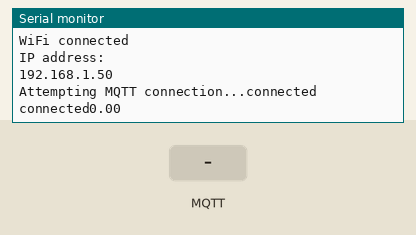
Recording of a sketch running on a simulated ESP32. On the bench: the last lines printed to the serial monitor. The inputs (shaded band) are chosen by the test bench. WiFi joins after 1.5 s; servers stay silent unless stated; random numbers use the default seed unless the sketch sets one; no MQTT or app messages arrive unless stated.

Above: at 2.7 s.
2.8 s: MQTT message "al123456" arrives on the first subscribed topic
At 3.7 s:
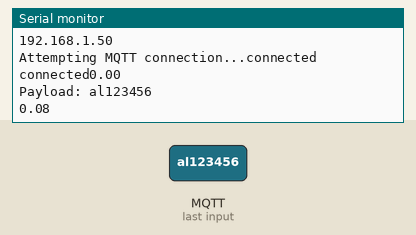
4.3 s: MQTT message "V2061" arrives on the first subscribed topic
At 4.8 s:
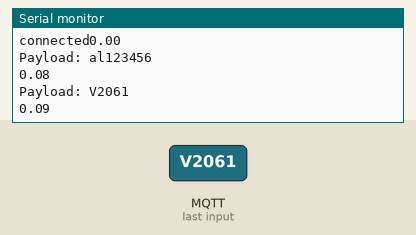
5.8 s: MQTT message "Dulsara123" arrives on the first subscribed topic
At 7.0 s:
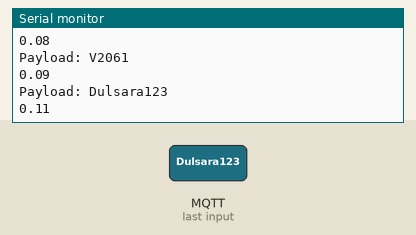
7.3 s: MQTT message "1" arrives on the first subscribed topic
At 8.3 s:
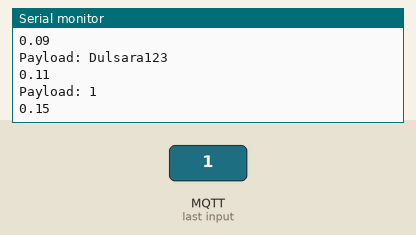
8.8 s: MQTT message "on" arrives on the first subscribed topic
At 9.5 s:
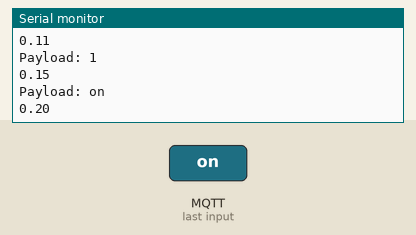
10.3 s: MQTT message "off" arrives on the first subscribed topic
At 11.8 s:
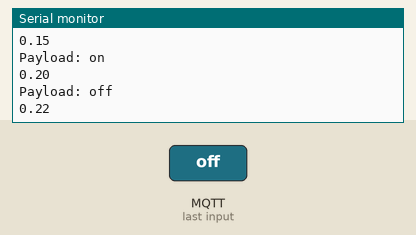
Timing chart, 0 to 12.8 s (numbered marks = the images above; inputs shaded):
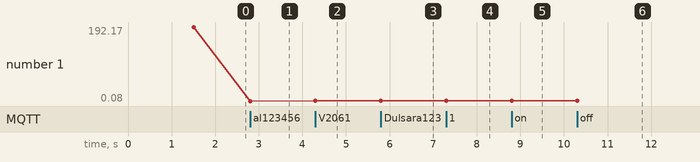

Measured:
- after the input at 2.8 s, the serial monitor: prints a new line at once (image 1)
- after the input at 4.3 s, the serial monitor: prints a new line at once (image 2)
- after the input at 5.8 s, the serial monitor: prints a new line at once (image 3)
- after the input at 7.3 s, the serial monitor: prints a new line at once (image 4)
- after the input at 8.8 s, the serial monitor: prints a new line at once (image 5)
- after the input at 10.3 s, the serial monitor: prints a new line at once (image 6)
- plotted number 1: 192.17 → 0.08 after the input at 2.8 s, 0.08 → 0.09 after the input at 4.3 s, 0.09 → 0.11 after the input at 5.8 s, 0.11 → 0.15 after the input at 7.3 s, 0.15 → 0.2 after the input at 8.8 s

The sketch:

test.ino
```cpp
#include <WiFi.h>
#include <PubSubClient.h>

//const char *ssid     = "Dialog 4G 075";
//const char *password = "al123456";
//const char* mqtt_server = "test.mosquitto.org";


//const char *ssid     = "V2061";        //my hotspot
//const char *password = "Dulsara123";

//const char *ssid     = "Aruna-Lakpriya";      //4G core
//const char *password = "al123456";

//const char *ssid     = "Dialog 4G 075";       //Aruna 4G
//const char *password = "al123456";

//const char *ssid     = "Dialog 4G TNR";         //Tharuka 4G
//const char *password = "Legendseeker#23";

//const char *ssid     = "5G PSI router";         //Dialog 5G
//const char *password = "Dialog@psi25689";

const char *ssid     = "HUAWEI_H112_239E";         //Uni 5G
const char *password = "houseoffire";

//const char* mqtt_server = "192.168.1.10";
//const char* mqtt_server = "192.168.8.183";
const char* mqtt_server = "test.mosquitto.org";


const char* send_topic = "VRcycling/UserA/Speed";   //esp32 speed send topic
const char* recieved_topic = "VRcycling/test2";    //Oculus end speed publish topic
//const char* send_topic = "VRcycling/UserA/Distance";   //esp32 distance send topic
//const char* recieved_topic = "VRcycling/test2";    //Oculus end distance publish topic
char sendMessage[10];
int num = 0;
bool recieved = true;

float mydata[1441] = {0.0, 0.08, 0.09, 0.11, 0.15, 0.2, 0.22, 0.23, 0.24, 0.26, 0.27, 0.28, 0.3, 0.32, 0.34, 0.36, 0.4, 0.52, 0.55, 0.94, 1.46, 1.82, 1.91, 1.93, 2.01,
2.36, 2.54, 2.82, 2.94, 3.06, 3.14, 3.17, 3.47, 3.43, 3.61, 3.91, 4.03, 4.11, 4.23, 4.22, 4.12, 4.13, 4.32, 4.29, 4.22, 4.35, 4.48, 4.42, 4.35, 4.38, 4.45, 4.36,
4.5, 4.67, 4.6, 4.59, 4.66, 4.59, 4.54, 4.81, 4.85, 4.77, 4.76, 4.84, 4.76, 4.7, 4.8, 4.77, 4.72, 4.75, 4.86, 4.79, 4.76, 4.95, 4.91, 4.85, 4.88, 4.9, 4.83, 4.91,
5.02, 4.95, 4.87, 4.98, 4.94, 5.09, 5.19, 5.14, 5.15, 5.18, 5.12, 5.13, 5.26, 5.28, 5.31, 5.26, 5.29, 5.24, 5.28, 5.22, 5.21, 5.32, 5.28, 5.26, 5.31, 5.25, 5.22,
5.28, 5.23, 5.18, 5.25, 5.21, 5.15, 5.23, 5.18, 5.12, 5.19, 5.15, 5.1, 5.15, 5.12, 5.08, 5.11, 5.1, 5.11, 5.18, 5.16, 5.15, 5.19, 5.15, 5.12, 5.21, 5.23, 5.18,
5.26, 5.28, 5.24, 5.31, 5.27, 5.22, 5.29, 5.25, 5.2, 5.28, 5.32, 5.29, 5.36, 5.37, 5.34, 5.38, 5.34, 5.3, 5.35, 5.3, 5.25, 5.31, 5.25, 5.2, 5.27, 5.21, 5.16, 5.4,
5.36, 5.41, 5.4, 5.43, 5.47, 5.5, 5.51, 5.5, 5.52, 5.53, 5.54, 5.53, 5.55, 5.54, 5.55, 5.54, 5.53, 5.52, 5.54, 5.53, 5.54, 5.55, 5.54, 5.53, 5.54, 5.53, 5.52, 5.53,
5.52, 5.51, 5.52, 5.51, 5.5, 5.52, 5.54, 5.55, 5.56, 5.55, 5.56, 5.55, 5.56, 5.55, 5.53, 5.38, 5.24, 5.01, 4.48, 4.31, 3.75, 3.39, 2.57, 2.25, 2.02, 1.44, 1.02, 0.78,
0.65, 0.64, 1.06, 1.28, 2.39, 4.75, 5.5, 5.53, 5.54, 5.55, 5.54, 5.55, 5.54, 5.53, 5.54, 5.53, 5.51, 5.53, 5.52, 5.55, 5.54, 5.55, 5.54, 5.53, 5.54, 5.53, 5.52, 5.53,
5.52, 5.51, 5.53, 5.51, 5.52, 5.53, 5.52, 5.54, 5.53, 5.54, 5.53, 5.54, 5.53, 5.55, 5.54, 5.55, 5.54, 5.55, 5.56, 5.55, 5.56, 5.52, 5.45, 5.33, 5.01, 4.79, 4.42, 3.84,
3.45, 3.06, 2.48, 2.16, 1.63, 1.18, 2.56, 3.33, 3.74, 4.06, 4.96, 5.28, 5.33, 5.52, 5.56, 5.55, 5.56, 5.55, 5.56, 5.55, 5.56, 5.55, 5.56, 5.55, 5.56, 5.55, 5.56, 5.55,
5.56, 5.55, 5.56, 5.55, 5.56, 5.55, 5.56, 5.55, 5.56, 5.55, 5.56, 5.55, 5.56, 5.55, 5.56, 5.55, 5.56, 5.55, 5.56, 5.55, 5.56, 5.55, 5.56, 5.55, 5.56, 5.57, 5.56, 5.55,
5.56, 5.55, 5.56, 5.55, 5.58, 5.57, 5.58, 5.57, 5.56, 5.55, 5.56, 5.55, 5.52, 5.41, 5.26, 5.06, 4.61, 4.34, 3.87, 3.47, 2.71, 2.42, 2.4, 2.3, 3.05, 4.52, 5.0, 5.16, 5.45,
5.54, 5.53, 5.54, 5.53, 5.54, 5.52, 5.47, 5.32, 4.98, 4.76, 4.32, 3.99, 3.14, 2.87, 2.42, 1.86, 1.57, 1.26, 0.67, 0.35, 0.16, 0.0, 0.47, 1.76, 4.17, 5.2, 5.27, 5.44, 5.51,
5.55, 5.54, 5.55, 5.54, 5.55, 5.54, 5.55, 5.56, 5.55, 5.56, 5.55, 5.56, 5.55, 5.56, 5.55, 5.56, 5.55, 5.56, 5.55, 5.56, 5.55, 5.56, 5.55, 5.56, 5.55, 5.56, 5.55, 5.56,
5.57, 5.56, 5.57, 5.56, 5.63, 5.62, 5.63, 5.6, 5.59, 5.57, 5.58, 5.57, 5.56, 5.55, 5.56, 5.55, 5.56, 5.55, 5.56, 5.55, 5.56, 5.55, 5.56, 5.55, 5.56, 5.55, 5.56, 5.55,
5.54, 5.53, 5.54, 5.53, 5.52, 5.51, 5.49, 5.51, 5.49, 5.48, 5.49, 5.47, 5.46, 5.44, 5.47, 5.46, 5.54, 5.55, 5.54, 5.56, 5.55, 5.56, 5.55, 5.56, 5.55, 5.56, 5.55, 5.56,
5.55, 5.54, 5.55, 5.54, 5.53, 5.54, 5.53, 5.51, 5.53, 5.51, 5.49, 5.5, 5.48, 5.46, 5.48, 5.46, 5.45, 5.49, 5.5, 5.54, 5.55, 5.54, 5.55, 5.54, 5.55, 5.56, 5.55, 5.56,
5.55, 5.56, 5.55, 5.56, 5.55, 5.56, 5.55, 5.56, 5.55, 5.56, 5.55, 5.54, 5.55, 5.54, 5.53, 5.54, 5.53, 5.55, 5.56, 5.55, 5.56, 5.55, 5.56, 5.55, 5.56, 5.55, 5.56, 5.55,
5.56, 5.55, 5.56, 5.55, 5.56, 5.55, 5.56, 5.55, 5.54, 5.53, 5.52, 5.53, 5.52, 5.53, 5.54, 5.55, 5.54, 5.56, 5.55, 5.56, 5.55, 5.56, 5.55, 5.56, 5.55, 5.56, 5.55, 5.56,
5.55, 5.56, 5.55, 5.56, 5.55, 5.56, 5.55, 5.56, 5.55, 5.53, 5.48, 5.33, 5.0, 4.78, 4.31, 3.97, 3.12, 2.85, 2.41, 1.83, 1.49, 1.2, 0.65, 0.28, 0.08, 0.0, 0.1, 0.09, 0.14,
0.18, 0.14, 0.0, 0.13, 0.16, 0.12, 0.09, 0.07, 0.0, 0.29, 0.64, 1.51, 3.08, 4.63, 4.92, 4.94, 5.31, 5.41, 5.55, 5.56, 5.55, 5.56, 5.55, 5.56, 5.55, 5.56, 5.55, 5.56,
5.55, 5.54, 5.55, 5.54, 5.55, 5.54, 5.55, 5.56, 5.55, 5.56, 5.55, 5.54, 5.55, 5.54, 5.53, 5.52, 5.53, 5.51, 5.5, 5.52, 5.49, 5.47, 5.46, 5.44, 5.45, 5.43, 5.4, 5.43,
5.39, 5.35, 5.39, 5.35, 5.31, 5.36, 5.31, 5.26, 5.32, 5.26, 5.21, 5.27, 5.21, 5.15, 5.21, 5.16, 5.1, 5.16, 5.11, 5.05, 5.09, 5.05, 5.0, 5.02, 4.95, 4.93, 4.98, 4.89,
4.81, 4.9, 4.84, 4.78, 4.81, 4.82, 4.73, 4.66, 4.75, 4.68, 4.61, 4.65, 4.66, 4.56, 4.47, 4.58, 4.51, 4.44, 4.46, 4.49, 4.39, 4.29, 4.39, 4.38, 4.27, 4.17, 4.3, 4.25,
4.16, 4.15, 4.2, 4.13, 4.05, 4.1, 4.03, 3.95, 3.94, 4.0, 3.92, 3.84, 3.83, 3.89, 3.82, 3.73, 3.67, 3.77, 3.73, 3.64, 3.52, 3.66, 3.68, 3.56, 3.46, 3.52, 3.57, 3.48,
3.38, 3.35, 3.45, 3.54, 3.59, 3.65, 3.89, 3.98, 3.93, 4.0, 4.2, 4.35, 4.32, 4.33, 4.47, 4.54, 4.68, 4.92, 4.91, 4.99, 4.96, 5.05, 5.2, 5.27, 5.28, 5.23, 5.31, 5.36,
5.35, 5.37, 5.33, 5.4, 5.43, 5.44, 5.46, 5.44, 5.42, 5.5, 5.52, 5.53, 5.52, 5.53, 5.55, 5.56, 5.55, 5.56, 5.55, 5.56, 5.55, 5.56, 5.55, 5.56, 5.58, 5.57, 5.58, 5.57,
5.6, 5.61, 5.62, 5.6, 5.64, 5.71, 5.74, 5.7, 5.87, 5.91, 5.86, 6.05, 6.07, 6.12, 6.03, 6.29, 6.36, 6.41, 6.29, 6.54, 6.64, 6.71, 6.55, 6.84, 6.93, 6.95, 6.8, 7.04,
7.19, 7.11, 7.06, 7.16, 7.48, 7.35, 7.33, 7.38, 7.87, 7.73, 7.75, 8.18, 8.4, 8.23, 8.1, 8.77, 8.92, 8.9, 8.88, 9.7, 9.56, 9.42, 9.57, 10.15, 10.18, 9.81, 10.49, 10.31,
10.17, 10.03, 10.65, 10.84, 10.38, 10.9, 10.78, 10.55, 10.86, 11.2, 10.77, 10.75, 11.32, 11.52, 11.38, 11.63, 11.66, 11.32, 11.23, 10.72, 10.59, 10.2, 9.98, 9.79,
9.45, 9.36, 9.0, 8.92, 8.62, 8.51, 8.28, 8.11, 7.97, 7.77, 7.69, 7.48, 7.45, 7.24, 7.22, 7.02, 6.82, 6.81, 6.64, 6.63, 6.47, 6.33, 6.32, 6.2, 6.1, 6.01, 5.93, 5.94,
5.86, 5.87, 5.81, 5.82, 5.76, 5.71, 5.67, 5.64, 5.62, 5.61, 5.59, 5.58, 5.57, 5.56, 5.55, 5.56, 5.55, 5.56, 5.55, 5.56, 5.55, 5.56, 5.57, 5.6, 5.61, 5.65, 5.7, 5.73,
5.7, 5.72, 5.85, 5.94, 5.89, 5.91, 6.06, 6.23, 6.16, 6.18, 6.38, 6.58, 6.52, 6.79, 6.97, 6.9, 6.89, 7.38, 7.49, 7.45, 7.36, 8.21, 8.15, 8.13, 8.42, 9.1, 9.02, 8.88,
9.69, 9.98, 10.06, 9.73, 10.72, 10.43, 10.26, 10.87, 11.27, 11.32, 10.89, 11.58, 11.66, 11.34, 11.24, 10.77, 10.61, 10.28, 9.96, 9.82, 9.44, 9.36, 9.0, 8.92, 8.64,
8.52, 8.31, 8.13, 8.03, 7.8, 7.76, 7.52, 7.5, 7.28, 7.26, 7.06, 7.05, 6.86, 6.84, 6.67, 6.65, 6.5, 6.48, 6.35, 6.33, 6.23, 6.21, 6.13, 6.11, 6.03, 6.02, 5.95, 5.87,
5.88, 5.82, 5.83, 5.77, 5.78, 5.73, 5.69, 5.66, 5.65, 5.63, 5.62, 5.61, 5.6, 5.58, 5.59, 5.57, 5.58, 5.57, 5.56, 5.55, 5.56, 5.55, 5.56, 5.55, 5.54, 5.53, 5.52,
5.53, 5.52, 5.51, 5.49, 5.5, 5.49, 5.46, 5.49, 5.46, 5.45, 5.46, 5.43, 5.4, 5.39, 5.36, 5.37, 5.35, 5.32, 5.34, 5.31, 5.27, 5.3, 5.26, 5.22, 5.25, 5.22, 5.18,
5.2, 5.17, 5.13, 5.14, 5.07, 5.09, 5.02, 4.96, 5.04, 4.97, 4.9, 4.97, 4.92, 4.86, 4.88, 4.89, 4.81, 4.78, 4.84, 4.76, 4.69, 4.82, 4.85, 4.93, 5.1, 5.2, 5.25,
5.4, 5.44, 5.45, 5.49, 5.5, 5.52, 5.54, 5.55, 5.56, 5.55, 5.56, 5.57, 5.56, 5.59, 5.6, 5.63, 5.62, 5.66, 5.69, 5.74, 5.79, 5.8, 5.93, 6.08, 6.15, 6.13, 6.27, 6.33,
6.31, 6.25, 6.55, 6.59, 6.57, 6.48, 6.73, 6.8, 6.81, 6.7, 7.07, 7.04, 7.07, 6.93, 7.52, 7.69, 7.64, 7.56, 8.12, 8.35, 8.19, 9.02, 9.64, 9.72, 9.49, 10.37, 10.31,
9.99, 10.18, 10.48, 10.61, 10.32, 11.52, 11.66, 11.34, 11.23, 10.73, 10.61, 10.2, 10.03, 9.76, 9.48, 9.36, 9.01, 8.96, 8.62, 8.56, 8.31, 8.2, 8.0, 7.83, 7.73,
7.55, 7.5, 7.3, 7.28, 7.08, 7.07, 6.89, 6.71, 6.55, 6.41, 6.4, 6.27, 6.16, 6.06, 5.97, 5.98, 5.9, 5.91, 5.83, 5.84, 5.78, 5.79, 5.73, 5.69, 5.66, 5.65, 5.64,
5.62, 5.6, 5.61, 5.59, 5.58, 5.57, 5.56, 5.55, 5.56, 5.55, 5.54, 5.52, 5.54, 5.52, 5.5, 5.51, 5.5, 5.48, 5.5, 5.47, 5.45, 5.48, 5.45, 5.44, 5.45, 5.42, 5.41,
5.38, 5.4, 5.38, 5.35, 5.37, 5.34, 5.3, 5.33, 5.3, 5.26, 5.3, 5.26, 5.22, 5.25, 5.22, 5.17, 5.2, 5.17, 5.13, 5.15, 5.14, 5.08, 5.1, 5.03, 5.0, 5.06, 4.98, 4.91,
5.0, 4.94, 4.89, 4.92, 4.9, 4.83, 4.87, 4.79, 4.7, 4.8, 4.74, 4.68, 4.69, 4.73, 4.63, 4.53, 4.64, 4.59, 4.52, 4.53, 4.58, 4.48, 4.4, 4.48, 4.47, 4.37, 4.27, 4.39,
4.34, 4.26, 4.32, 4.23, 4.16, 4.18, 4.23, 4.12, 4.04, 4.1, 4.15, 4.03, 3.93, 4.01, 4.05, 3.93, 3.84, 3.9, 3.95, 3.83, 3.75, 3.78, 3.83, 3.74, 3.66, 3.71, 3.66,
3.56, 3.44, 3.6, 3.61, 3.48, 3.39, 3.47, 3.52, 3.42, 3.33, 3.3, 3.38, 3.26, 3.17, 3.24, 3.29, 3.21, 3.11, 3.0, 3.15, 3.19, 3.07, 2.98, 2.91, 3.03, 3.06, 2.94,
2.85, 2.84, 2.91, 2.94, 2.82, 2.73, 2.7, 2.79, 2.83, 2.72, 2.62, 2.52, 2.66, 2.72, 2.63, 2.53, 2.44, 2.52, 2.57, 2.54, 2.45, 2.37, 2.32, 2.42, 2.48, 2.39, 2.29,
2.22, 2.26, 2.32, 2.35, 2.25, 2.16, 2.08, 2.15, 2.21, 2.22, 2.12, 2.03, 1.97, 2.03, 2.08, 2.11, 2.02, 1.93, 1.87, 1.88, 1.95, 2.0, 1.93, 1.85, 1.78, 1.7, 1.81,
1.86, 1.88, 1.79, 1.71, 1.65, 1.63, 1.7, 1.75, 1.74, 1.67, 1.59, 1.53, 1.52, 1.58, 1.63, 1.64, 1.57, 1.49, 1.43, 1.37, 1.45, 1.5, 1.54, 1.49, 1.42, 1.35, 1.31,
1.3, 1.36, 1.41, 1.43, 1.38, 1.31, 1.24, 1.2, 1.18, 1.24, 1.29, 1.32, 1.28, 1.23, 1.16, 1.11, 1.07, 1.12, 1.16, 1.2, 1.22, 1.17, 1.11, 1.05, 1.0, 0.97, 1.01, 1.05,
0.75, 0.39, 0.09, 0.0, 0.07, 0.08, 0.09, 0.1, 0.09};


WiFiClient wifiClient;
PubSubClient client(wifiClient);

void setupWiFi() {
  delay(10);
  Serial.println();
  Serial.print("Connecting to ");
  Serial.println(ssid);

  WiFi.begin(ssid, password);
  while (WiFi.status() != WL_CONNECTED) {
    delay(500);
    Serial.print(".");
  }
  randomSeed(micros());
  Serial.println("");
  Serial.println("WiFi connected");
  Serial.println("IP address: ");
  Serial.println(WiFi.localIP());
}


void callback(char* topic, byte* payload, unsigned int length) {
  Serial.print("Payload: ");
  for (int i = 0; i < length; i++) {
    Serial.print((char)payload[i]);
  }
  Serial.println();
  recieved = true;
}


void reconnect() {
  while (!client.connected()) {
    Serial.print("Attempting MQTT connection...");
    // Create a random client ID
    String clientId = "ESP8266Client-";
    clientId += String(random(0xffff), HEX);
    // Attempt to connect
    if (client.connect(clientId.c_str())) {
      Serial.println("connected");
      // Once connected, publish an announcement...
      //client.publish("outgoingTopic", "hello world");
      // ... and resubscribe
      client.subscribe(recieved_topic);
    } else {
      Serial.print("failed, rc=");
      Serial.print(client.state());
      Serial.println(" try again in 5 seconds");
      // Wait 5 seconds before retrying
      delay(5000);
    }
  }
}

void setup() {
  Serial.begin(115200);
  setupWiFi();
  client.setServer(mqtt_server, 1883);
  client.setCallback(callback);
}


void loop() {
  if (!client.connected()) {
    reconnect();
    Serial.print("connected");
  }
  client.loop();
  if(num < 1441){
    if(recieved == true){
      dtostrf(mydata[num],4,2,sendMessage);
      Serial.println(sendMessage);
      client.publish(send_topic, sendMessage);
      recieved = false;
      num++;
    }
  }
}
```
